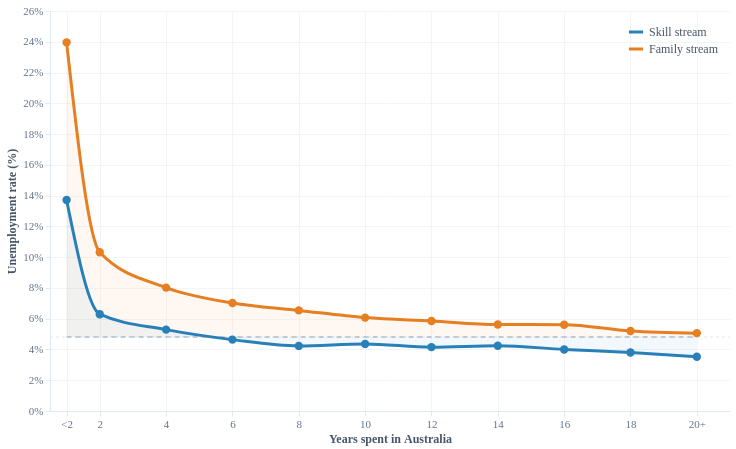

Vega-Lite specification stored for this chart:
### Vega-Lite specification from a JSON file in a GitHub repository (floating-point values rounded to 4 significant figures)
{"$schema": "https://vega.github.io/schema/vega-lite/v5.json", "width": 680, "height": 400, "background": "#ffffff", "config": {"view": {"stroke": null}, "font": "Georgia, serif", "axis": {"labelFont": "Georgia, serif", "titleFont": "Georgia, serif", "labelFontSize": 11, "titleFontSize": 12, "gridColor": "#f1f5f9", "gridWidth": 1, "domainColor": "#e2e8f0", "tickColor": "#e2e8f0", "labelColor": "#64748b", "titleColor": "#475569"}, "legend": {"labelFont": "Georgia, serif", "titleFont": "Georgia, serif", "labelFontSize": 12, "labelColor": "#475569"}}, "data": {"values": [{"x": 1, "xlabel": "<2 yrs", "rate": 13.72, "stream": "Skill stream"}, {"x": 1, "xlabel": "<2 yrs", "rate": 23.96, "stream": "Family stream"}, {"x": 1, "xlabel": "<2 yrs", "rate": 4.81, "stream": "Australian-born"}, {"x": 2, "xlabel": "2 yrs", "rate": 6.29, "stream": "Skill stream"}, {"x": 2, "xlabel": "2 yrs", "rate": 10.32, "stream": "Family stream"}, {"x": 2, "xlabel": "2 yrs", "rate": 4.81, "stream": "Australian-born"}, {"x": 4, "xlabel": "4 yrs", "rate": 5.29, "stream": "Skill stream"}, {"x": 4, "xlabel": "4 yrs", "rate": 8.02, "stream": "Family stream"}, {"x": 4, "xlabel": "4 yrs", "rate": 4.81, "stream": "Australian-born"}, {"x": 6, "xlabel": "6 yrs", "rate": 4.64, "stream": "Skill stream"}, {"x": 6, "xlabel": "6 yrs", "rate": 7.02, "stream": "Family stream"}, {"x": 6, "xlabel": "6 yrs", "rate": 4.81, "stream": "Australian-born"}, {"x": 8, "xlabel": "8 yrs", "rate": 4.23, "stream": "Skill stream"}, {"x": 8, "xlabel": "8 yrs", "rate": 6.54, "stream": "Family stream"}, {"x": 8, "xlabel": "8 yrs", "rate": 4.81, "stream": "Australian-born"}, {"x": 10, "xlabel": "10 yrs", "rate": 4.36, "stream": "Skill stream"}, {"x": 10, "xlabel": "10 yrs", "rate": 6.07, "stream": "Family stream"}, {"x": 10, "xlabel": "10 yrs", "rate": 4.81, "stream": "Australian-born"}, {"x": 12, "xlabel": "12 yrs", "rate": 4.15, "stream": "Skill stream"}, {"x": 12, "xlabel": "12 yrs", "rate": 5.85, "stream": "Family stream"}, {"x": 12, "xlabel": "12 yrs", "rate": 4.81, "stream": "Australian-born"}, {"x": 14, "xlabel": "14 yrs", "rate": 4.24, "stream": "Skill stream"}, {"x": 14, "xlabel": "14 yrs", "rate": 5.62, "stream": "Family stream"}, {"x": 14, "xlabel": "14 yrs", "rate": 4.81, "stream": "Australian-born"}, {"x": 16, "xlabel": "16 yrs", "rate": 4.0, "stream": "Skill stream"}, {"x": 16, "xlabel": "16 yrs", "rate": 5.61, "stream": "Family stream"}, {"x": 16, "xlabel": "16 yrs", "rate": 4.81, "stream": "Australian-born"}, {"x": 18, "xlabel": "18 yrs", "rate": 3.8, "stream": "Skill stream"}, {"x": 18, "xlabel": "18 yrs", "rate": 5.2, "stream": "Family stream"}, {"x": 18, "xlabel": "18 yrs", "rate": 4.81, "stream": "Australian-born"}, {"x": 20, "xlabel": "20+ yrs", "rate": 3.53, "stream": "Skill stream"}, {"x": 20, "xlabel": "20+ yrs", "rate": 5.06, "stream": "Family stream"}, {"x": 20, "xlabel": "20+ yrs", "rate": 4.81, "stream": "Australian-born"}]}, "encoding": {"x": {"field": "x", "type": "quantitative", "title": "Years spent in Australia", "axis": {"values": [1, 2, 4, 6, 8, 10, 12, 14, 16, 18, 20], "labelExpr": "datum.value === 1 ? '<2' : datum.value === 20 ? '20+' : datum.value + ''", "labelFontSize": 11, "titleFontSize": 12, "grid": true}, "scale": {"domain": [0.5, 21]}}, "y": {"field": "rate", "type": "quantitative", "title": "Unemployment rate (%)", "axis": {"labelExpr": "datum.value + '%'", "labelFontSize": 11, "titleFontSize": 12}, "scale": {"domain": [0, 26]}}}, "layer": [{"mark": {"type": "rule", "color": "#e2e8f0", "strokeWidth": 1, "strokeDash": [3, 3]}, "transform": [{"filter": "datum.stream === 'Australian-born' && datum.x === 1"}], "encoding": {"y": {"datum": 4.81}, "x": {"datum": 0.5}, "x2": {"datum": 21}}}, {"mark": {"type": "area", "interpolate": "monotone", "opacity": 0.06}, "transform": [{"filter": "datum.stream === 'Family stream'"}], "encoding": {"x": {"field": "x", "type": "quantitative"}, "y": {"field": "rate", "type": "quantitative"}, "y2": {"datum": 4.81}, "color": {"value": "#e67e22"}}}, {"mark": {"type": "area", "interpolate": "monotone", "opacity": 0.06}, "transform": [{"filter": "datum.stream === 'Skill stream'"}], "encoding": {"x": {"field": "x", "type": "quantitative"}, "y": {"field": "rate", "type": "quantitative"}, "y2": {"datum": 4.81}, "color": {"value": "#2980b9"}}}, {"mark": {"type": "line", "strokeWidth": 2, "interpolate": "monotone", "strokeDash": [5, 4], "opacity": 0.5}, "transform": [{"filter": "datum.stream === 'Australian-born'"}], "encoding": {"x": {"field": "x", "type": "quantitative"}, "y": {"field": "rate", "type": "quantitative"}, "color": {"value": "#94a3b8"}}}, {"params": [{"name": "highlight", "select": {"type": "point", "fields": ["stream"]}, "bind": "legend"}], "mark": {"type": "line", "strokeWidth": 3, "interpolate": "monotone"}, "transform": [{"filter": "datum.stream !== 'Australian-born'"}], "encoding": {"x": {"field": "x", "type": "quantitative"}, "y": {"field": "rate", "type": "quantitative"}, "color": {"field": "stream", "type": "nominal", "scale": {"domain": ["Skill stream", "Family stream"], "range": ["#2980b9", "#e67e22"]}, "legend": {"title": null, "orient": "top-right", "symbolType": "stroke", "symbolStrokeWidth": 3, "symbolSize": 200, "offset": 12}}, "opacity": {"condition": {"param": "highlight", "value": 1}, "value": 0.2}}}, {"params": [{"name": "hover", "select": {"type": "point", "on": "mouseover", "fields": ["x"], "nearest": true}}], "mark": {"type": "point", "filled": true, "size": 70, "strokeWidth": 1.5}, "transform": [{"filter": "datum.stream !== 'Australian-born'"}], "encoding": {"x": {"field": "x", "type": "quantitative"}, "y": {"field": "rate", "type": "quantitative"}, "color": {"field": "stream", "type": "nominal", "scale": {"domain": ["Skill stream", "Family stream"], "range": ["#2980b9", "#e67e22"]}, "legend": null}, "opacity": {"condition": {"param": "hover", "value": 1}, "value": 0.4}, "tooltip": [{"field": "xlabel", "title": "Time in Australia"}, {"field": "stream", "title": "Stream"}, {"field": "rate", "title": "Unemployment rate", "format": ".2f"}]}}, {"mark": {"type": "rule", "color": "#cbd5e1", "strokeWidth": 1}, "transform": [{"filter": {"param": "hover", "empty": false}}, {"filter": "datum.stream === 'Skill stream'"}], "encoding": {"x": {"field": "x", "type": "quantitative"}, "y": {"datum": 0}, "y2": {"datum": 26}}}]}
